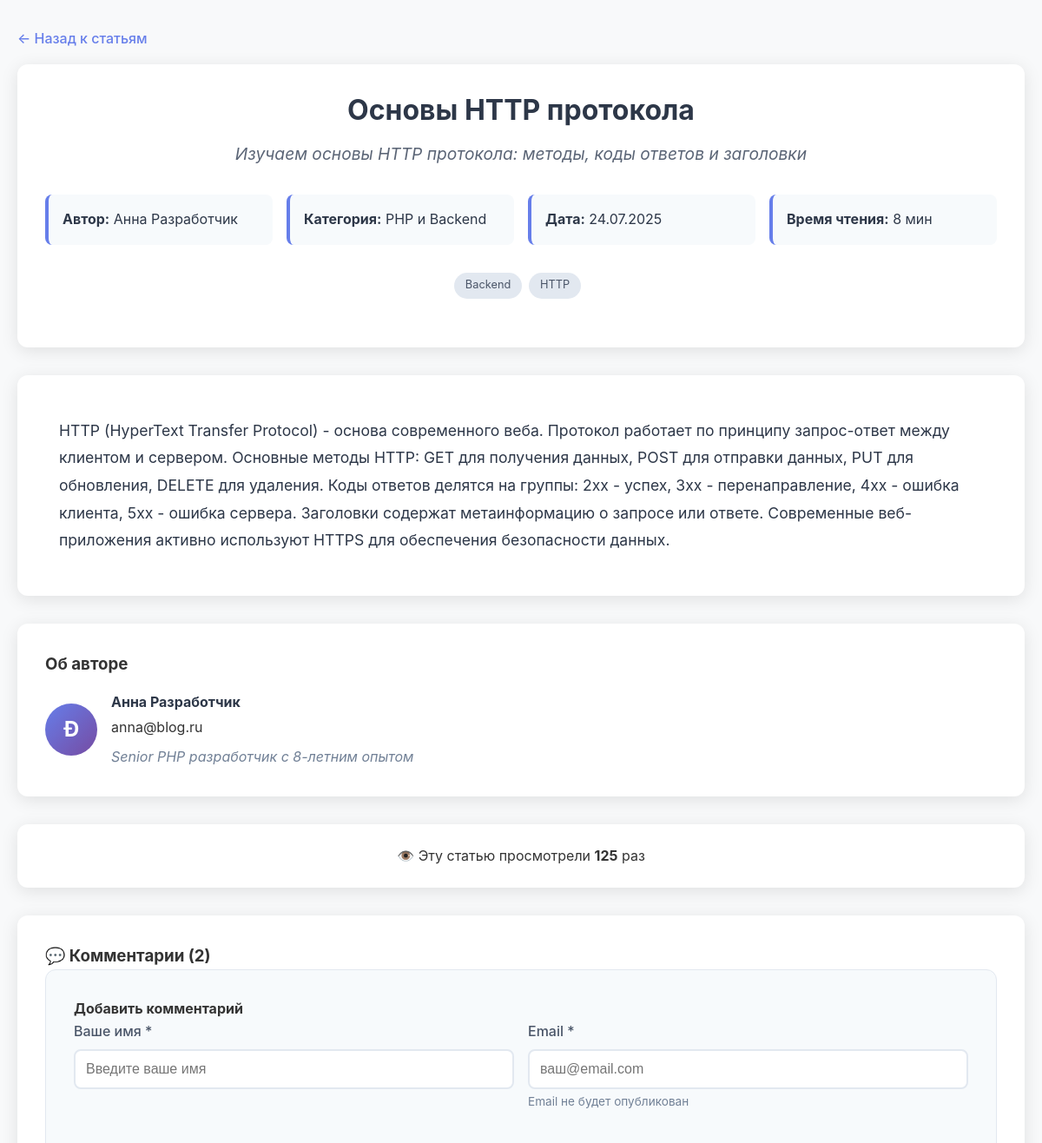
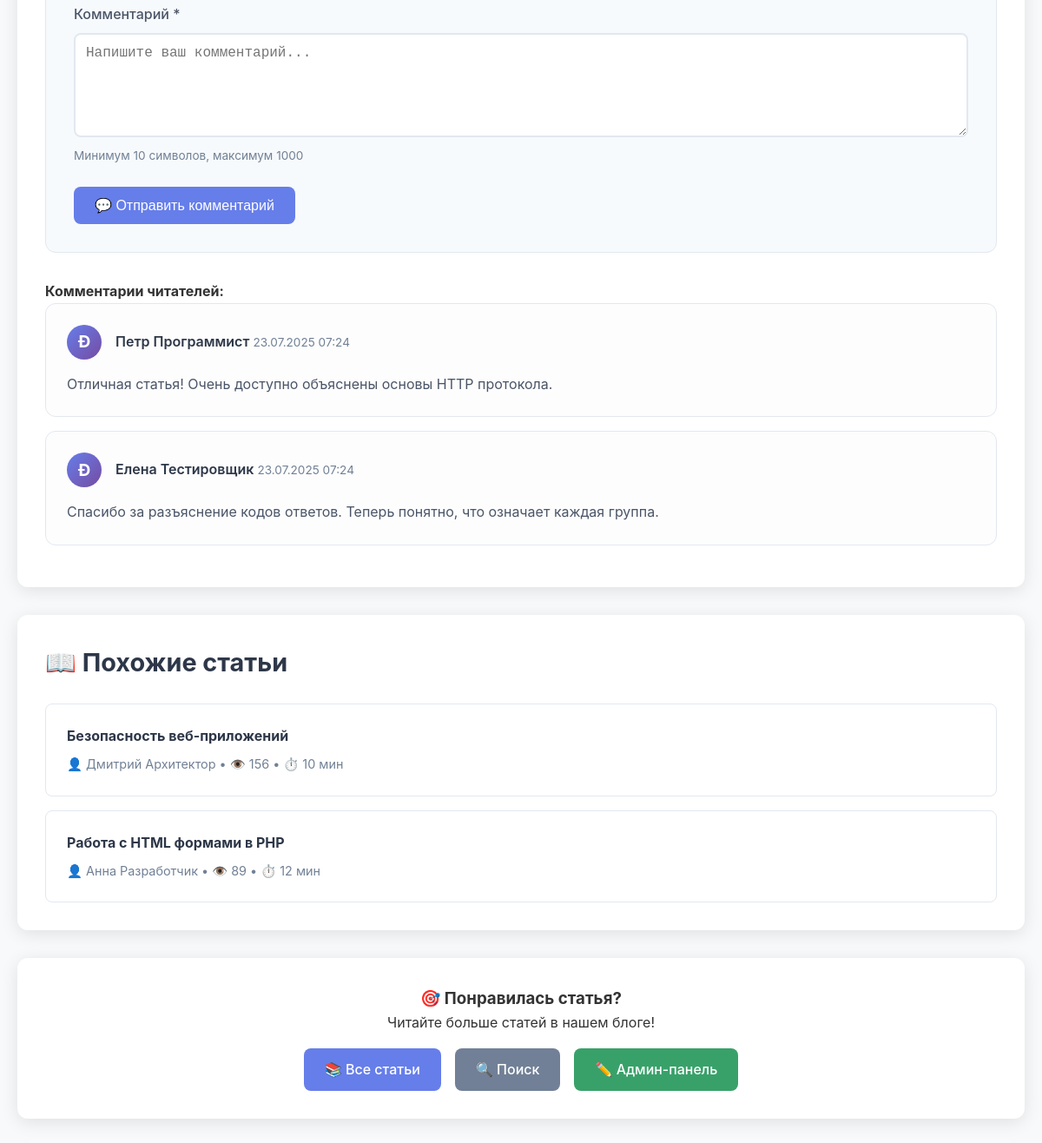
Screenshot of /article.php?id=1 with the database file from the repository (2 pictures, top to bottom).
### tables this page shows
CREATE TABLE articles (
    id INT PRIMARY KEY AUTO_INCREMENT,
    title VARCHAR(255) NOT NULL,
    slug VARCHAR(255) UNIQUE,
    content TEXT NOT NULL,
    excerpt TEXT,
    author_id INT NOT NULL,
    category_id INT NOT NULL,
    reading_time INT DEFAULT 5,
    views INT DEFAULT 0,
    status ENUM('draft', 'published') DEFAULT 'published',
    published_at DATE,
    created_at TIMESTAMP DEFAULT CURRENT_TIMESTAMP,
    updated_at TIMESTAMP DEFAULT CURRENT_TIMESTAMP ON UPDATE CURRENT_TIMESTAMP,
    
     
    FOREIGN KEY (author_id) REFERENCES users(id) ON DELETE CASCADE,
    FOREIGN KEY (category_id) REFERENCES categories(id) ON DELETE CASCADE,
    
     
    INDEX idx_author (author_id),
    INDEX idx_category (category_id),
    INDEX idx_status (status),
    INDEX idx_published (published_at),
    INDEX idx_views (views),
    
     
    FULLTEXT KEY ft_search (title, content, excerpt)
);

CREATE TABLE users (
    id INT PRIMARY KEY AUTO_INCREMENT,
    name VARCHAR(100) NOT NULL,
    email VARCHAR(150) UNIQUE NOT NULL,
    bio TEXT,
    created_at TIMESTAMP DEFAULT CURRENT_TIMESTAMP,
    updated_at TIMESTAMP DEFAULT CURRENT_TIMESTAMP ON UPDATE CURRENT_TIMESTAMP
);

CREATE TABLE categories (
    id INT PRIMARY KEY AUTO_INCREMENT,
    name VARCHAR(100) NOT NULL,
    slug VARCHAR(100) UNIQUE NOT NULL,
    description TEXT,
    created_at TIMESTAMP DEFAULT CURRENT_TIMESTAMP
);

CREATE TABLE comments (
    id INT PRIMARY KEY AUTO_INCREMENT,
    article_id INT NOT NULL,
    author_name VARCHAR(100) NOT NULL,
    author_email VARCHAR(150) NOT NULL,
    content TEXT NOT NULL,
    status ENUM('pending', 'approved', 'rejected') DEFAULT 'pending',
    created_at TIMESTAMP DEFAULT CURRENT_TIMESTAMP,
    updated_at TIMESTAMP DEFAULT CURRENT_TIMESTAMP ON UPDATE CURRENT_TIMESTAMP,
    
    FOREIGN KEY (article_id) REFERENCES articles(id) ON DELETE CASCADE,
    
    INDEX idx_article (article_id),
    INDEX idx_status (status),
    INDEX idx_created (created_at)
);

### article.php (the view, shortened to what this page needs)
<?php
require_once 'functions.php';
$articleId = isset($_GET['id']) ? (int)$_GET['id'] : 0;
$article = getArticle($articleId);
$currentViews = incrementViews($articleId);
$article['views'] = $currentViews;
$similarArticles = getSimilarArticles($articleId);
$comments = getArticleComments($articleId);
$commentsCount = count($comments);
?>
<!DOCTYPE html>
<html lang="ru">
<head>
    <link rel="stylesheet" href="style.css">
</head>
<body>
    <div class="container">
        <nav class="breadcrumb">
            <a href="index.php">← Назад к статьям</a>
        </nav>
        <header class="article-header">
            <h1 class="article-title"><?php echo htmlspecialchars($article['title']) ?></h1>
            <p class="article-excerpt"><?php echo htmlspecialchars($article['excerpt']) ?></p>
            <div class="article-info">
                <div class="info-item">
                    <strong>Автор:</strong> <?php echo htmlspecialchars($article['author']['name']) ?>
                </div>
                <div class="info-item">
                    <strong>Категория:</strong> <?php echo htmlspecialchars($article['category']) ?>
                </div>
                <div class="info-item">
                    <strong>Дата:</strong> <?php echo formatDate($article['date']) ?>
                </div>
                <div class="info-item">
                    <strong>Время чтения:</strong> <?php echo $article['reading_time'] ?> мин
                </div>
            </div>
            <div class="article-tags">
                <?php echo renderTags($article['tags']) ?>
            </div>
        </header>
        <main class="article-content">
            <div class="article-text">
                <?php echo nl2br(htmlspecialchars($article['content'])) ?>
            </div>
        </main>
        <section class="author-info">
            <h3>Об авторе</h3>
            <div class="author-card">
                <div class="author-avatar">
                    <?php echo strtoupper(substr($article['author']['name'], 0, 1)) ?>
                </div>
                <div class="author-details">
                    <h4><?php echo htmlspecialchars($article['author']['name']) ?></h4>
                    <p><?php echo htmlspecialchars($article['author']['email']) ?></p>
                    <?php if (!empty($article['author']['bio'])): ?>
                    <p class="author-bio"><?php echo htmlspecialchars($article['author']['bio']) ?></p>
                    <?php endif; ?>
                </div>
            </div>
        </section>
        <section class="article-stats-section">
            <p>👁️ Эту статью просмотрели <strong><?php echo formatViews($article['views']) ?></strong> раз</p>
        </section>
        <section class="comments-section">
            <h3>💬 Комментарии (<?php echo $commentsCount ?>)</h3>
            <div class="comment-form">
                <h4>Добавить комментарий</h4>
                <form method="POST" id="commentForm">
                    <div class="form-row">
                        <div class="form-group">
                            <label for="author_name">Ваше имя *</label>
                            <input type="text" name="author_name" id="author_name" required maxlength="100"
                                   value="<?php echo htmlspecialchars($_POST['author_name'] ?? '') ?>"
                                   placeholder="Введите ваше имя">
                        </div>
                        <div class="form-group">
                            <label for="author_email">Email *</label>
                            <input type="email" name="author_email" id="author_email" required maxlength="150"
                                   value="<?php echo htmlspecialchars($_POST['author_email'] ?? '') ?>"
                                   placeholder="ваш@email.com">
                            <small>Email не будет опубликован</small>
                        </div>
                    </div>
                    <div class="form-group">
                        <label for="comment_content">Комментарий *</label>
                        <textarea name="comment_content" id="comment_content" required
                                  rows="4" minlength="10" maxlength="1000"
                                  placeholder="Напишите ваш комментарий..."><?php echo htmlspecialchars($_POST['comment_content'] ?? '') ?></textarea>
                        <small>Минимум 10 символов, максимум 1000</small>
                    </div>
                    <button type="submit" name="add_comment" class="btn btn-primary">
                        💬 Отправить комментарий
                    </button>
                </form>
            </div>
            <?php if (!empty($comments)): ?>
            <div class="comments-list">
                <h4>Комментарии читателей:</h4>
                <?php foreach ($comments as $comment): ?>
                <div class="comment-item">
                    <div class="comment-header">
                        <div class="comment-author">
                            <div class="comment-avatar">
                                <?php echo strtoupper(substr($comment['author_name'], 0, 1)) ?>
                            </div>
                            <div class="comment-author-info">
                                <span class="comment-author-name">
                                    <?php echo htmlspecialchars($comment['author_name']) ?>
                                </span>
                                <span class="comment-date">
                                    <?php echo formatDateTime($comment['created_at']) ?>
                                </span>
                            </div>
                        </div>
                    </div>
                    <div class="comment-content">
                        <?php echo nl2br(htmlspecialchars($comment['content'])) ?>
                    </div>
                </div>
                <?php endforeach; ?>
            </div>
            <?php else: ?>
            <div class="no-comments">
                <p>Пока нет комментариев. Будьте первым!</p>
            </div>
            <?php endif; ?>
        </section>
        <?php if (!empty($similarArticles)): ?>
        <section class="similar-articles">
            <h3>📖 Похожие статьи</h3>
            <div class="similar-grid">
                <?php foreach ($similarArticles as $similar): ?>
                <article class="similar-card">
                    <h4>
                        <a href="article.php?id=<?php echo $similar['id'] ?>">
                            <?php echo htmlspecialchars($similar['title']) ?>
                        </a>
                    </h4>
                    <p class="similar-meta">
                        👤 <?php echo htmlspecialchars($similar['author_name']) ?> •
                        👁️ <?php echo formatViews($similar['views']) ?> •
                        ⏱️ <?php echo $similar['reading_time'] ?> мин
                    </p>
                </article>
                <?php endforeach; ?>
            </div>
        </section>
        <?php endif; ?>
        <section class="action-section">
            <h3>🎯 Понравилась статья?</h3>
            <p>Читайте больше статей в нашем блоге!</p>
            <div class="action-buttons">
                <a href="index.php" class="btn btn-primary">📚 Все статьи</a>
                <a href="search.php" class="btn btn-secondary">🔍 Поиск</a>
                <a href="admin/index.php" class="btn btn-success">✏️ Админ-панель</a>
            </div>
        </section>
    </div>
</body>
</html>

### rows the page displays
articles: title "Основы HTTP протокола", excerpt "Изучаем основы HTTP протокола: методы, коды ответов и заголовки", author.name "Анна Разработчик", category.name "PHP и Backend", published_at "24.07.2025", reading_time "8", content "HTTP (HyperText Transfer Protocol) - основа современного веба. Протокол работает по принципу запрос-ответ между клиентом и сервером. Основные методы HTTP: GET для получения данных, POST для отправки данных, PUT для обновления, DELETE для удаления. Коды ответов делятся на группы: 2xx - успех, 3xx - перенаправление, 4xx - ошибка клиента, 5xx - ошибка сервера. Заголовки содержат метаинформацию о запросе или ответе. Современные веб-приложения активно используют HTTPS для обеспечения безопасности данных.", author.name "Ð", author.email "anna@blog.ru", author.bio "Senior PHP разработчик с 8-летним опытом", views "125"
comments: author_name "Ð", author_name "Петр Программист", created_at "23.07.2025 07:24", content "Отличная статья! Очень доступно объяснены основы HTTP протокола."
comments: author_name "Ð", author_name "Елена Тестировщик", created_at "23.07.2025 07:24", content "Спасибо за разъяснение кодов ответов. Теперь понятно, что означает каждая группа."
articles: title "Безопасность веб-приложений", author.name "Дмитрий Архитектор", views "156", reading_time "10"
articles: title "Работа с HTML формами в PHP", author.name "Анна Разработчик", views "89", reading_time "12"

### other values shown
$tag "Backend"
$tag "HTTP"
$commentsCount "2"
